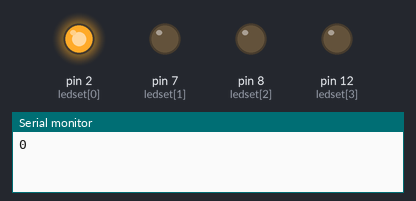
This sketch was run on a simulated Arduino Uno, built with avr-gcc and run on an emulated ATmega328P. On the bench: output pins drawn as LEDs (lit = HIGH), the last lines printed to the serial monitor. Random numbers use the default seed unless the sketch sets one.

Above: at 0.1 s.
At 18.1 s:
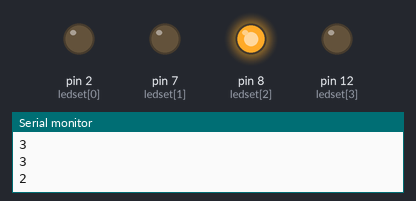
At 22.1 s:
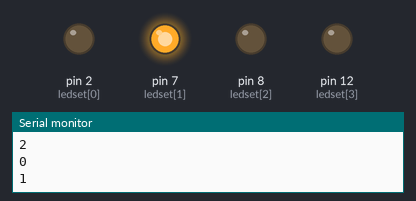
At 28.1 s:
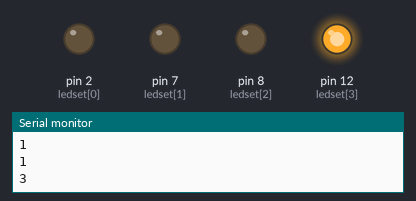
At 39.1 s:
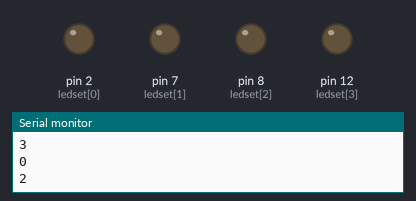
Timing chart, 0 to 40.0 s (numbered marks = the images above):
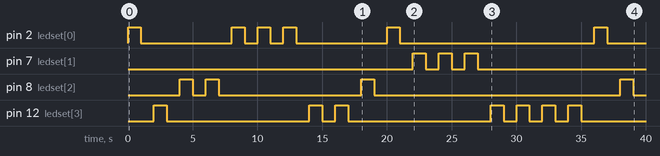

Measured:
- by itself, pin 2 (ledset[0]): LOW → HIGH at 0.00 s, → LOW 1.0 s later, → HIGH 7.0 s later, → LOW 1.0 s later, … (12 changes in this stretch)
- by itself, pin 7 (ledset[1]): LOW → HIGH at 22.0 s, → LOW 1.0 s later, → HIGH 1.0 s later, → LOW 1.0 s later, … (6 changes in this stretch)
- by itself, pin 8 (ledset[2]): LOW → HIGH at 4.0 s, → LOW 1.0 s later, → HIGH 1.0 s later, → LOW 1.0 s later, … (8 changes in this stretch)
- by itself, pin 12 (ledset[3]): LOW → HIGH at 2.0 s, → LOW 1.0 s later, → HIGH 11.0 s later, → LOW 1.0 s later, … (14 changes in this stretch)

The sketch:

2-7_randomLED.ino
```cpp
int ledno;
int ledset[4]={2,7,8,12};

void setup() {
Serial.begin(9600);
pinMode(2,OUTPUT);
pinMode(7,OUTPUT);
pinMode(8,OUTPUT);
pinMode(12,OUTPUT);
randomSeed(analogRead(0));
}

void loop()
{
  for(int i=0; i<10; i++)
  {
   ledno=random(0,4);
   Serial.println(ledno);
   digitalWrite(ledset[ledno],HIGH);
   delay(1000);
   digitalWrite(ledset[ledno],LOW);
   delay(1000);
  }

}
```
